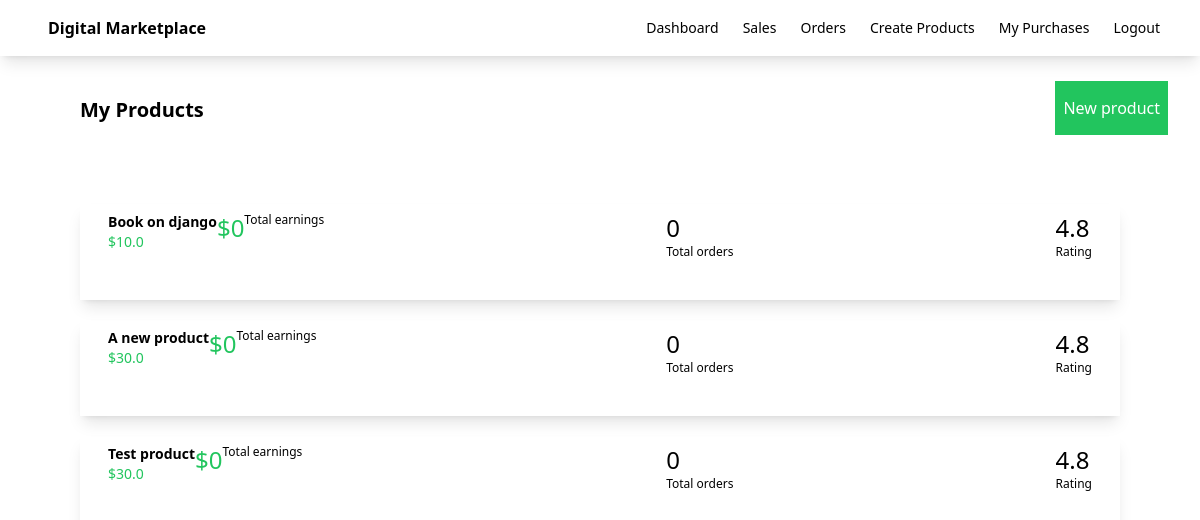
The page /dashboard (signed in) on the database its author committed.
### myapp/models.py (models this page shows, shortened)
class Product(models.Model):
    seller = models.ForeignKey(User, on_delete=models.CASCADE)
    name = models.CharField(max_length=100)
    description = models.CharField(max_length=100)
    price = models.FloatField()
    file = models.FileField(upload_to='uploads')
    total_sales_amount = models.IntegerField(default=0)
    total_sales = models.IntegerField(default=0)

### myapp/views.py (the view)
# urls.py: path('dashboard', views.dashboard , name='dashboard'),
def dashboard(request):
    products= Product.objects.filter(seller=request.user)
    return render(request, 'myapp/dashboard.html',{'products':products})

### myapp/templates/myapp/dashboard.html (shortened to what this page needs)
{% extends 'myapp/base.html' %}
{% block body  %}
    <div class="flex justify-between">
        <div class="ml-20 mt-10 font-bold text-xl"> My Products </div>
        <div class="ml-20 mt-10 ">
            <a  class="bg-green-500 text-white px-2 py-4 mr-8" href="{% url 'createproduct' %}"> New product</a>
        </div>
    </div>
    <div class="products-container p-10 m-5">
        {% for product in products  %}
        <div class="flex shadow-lg m-5 p-2 justify-between">
            <div class="flex w-1/4">
                <div class="relative group">
                    <a href="{% url 'editproduct' product.id %}">
                <div class="ml-5">
                    <div class="font-bold text-sm">{{product.name}}</div>
                    <div class="text-sm text-green-500"> ${{product.price}}</div>
                </div>
                </a>
                </div>
                <div class="text-2xl text-green-500"> ${{product.total_sales_amount}}</div>
                <div class="text-xs">Total earnings</div>
            </div>
            <div>
                <div class="text-2xl">{{product.total_sales}}</div>
                <div class="text-xs">Total orders</div>
            </div>
            <div class="pr-5">
                <div class="text-2xl ">4.8</div>
                <div class="text-xs">Rating</div>
            </div>
        </div>
        {% endfor %}
    </div>
{%endblock%}

### myapp/templates/myapp/base.html (shortened to what this page needs)
<!DOCTYPE html>
<html lang="en">
<head>
    <script src="https://cdn.tailwindcss.com"></script>
</head>
<body>
    <nav class="shadow-lg">
        <div class="flex flex-wrap justify-between ml-5 items-center mx-auto px-4 py-2.5">
            <a href="" class="flex items-center">
                <span class="self-center text-xml font-semibold">Digital Marketplace </span>
            </a>
            <div class="flex items-center ">
                <a href="{% url 'dashboard' %}" class="mr-6 text-sm font-medius text-grey-500">Dashboard</a>
                <a href="{% url 'sales' %}" class="mr-6 text-sm font-medius text-grey-500">Sales</a>
                <a href="" class="mr-6 text-sm font-medius text-grey-500">Orders</a>
                <a href="{% url 'createproduct' %}" class="mr-6 text-sm font-medius text-grey-500">Create Products</a>
                <a href="{% url 'purchases' %}" class="mr-6 text-sm font-medius text-grey-500">My Purchases</a>
                <a href="{% url 'logout' %}" class="mr-6 text-sm font-medius text-grey-500">Logout</a>
            </div>
        </div>
    </nav>
    {% block body %}
    {% endblock  %}
</body>
</html>

### rows shown on the page
Product: name "Book on django", price "10.0", total_sales_amount "0", total_sales "0"
Product: name "A new product", price "30.0", total_sales_amount "0", total_sales "0"
Product: name "Test product", price "30.0", total_sales_amount "0", total_sales "0"
